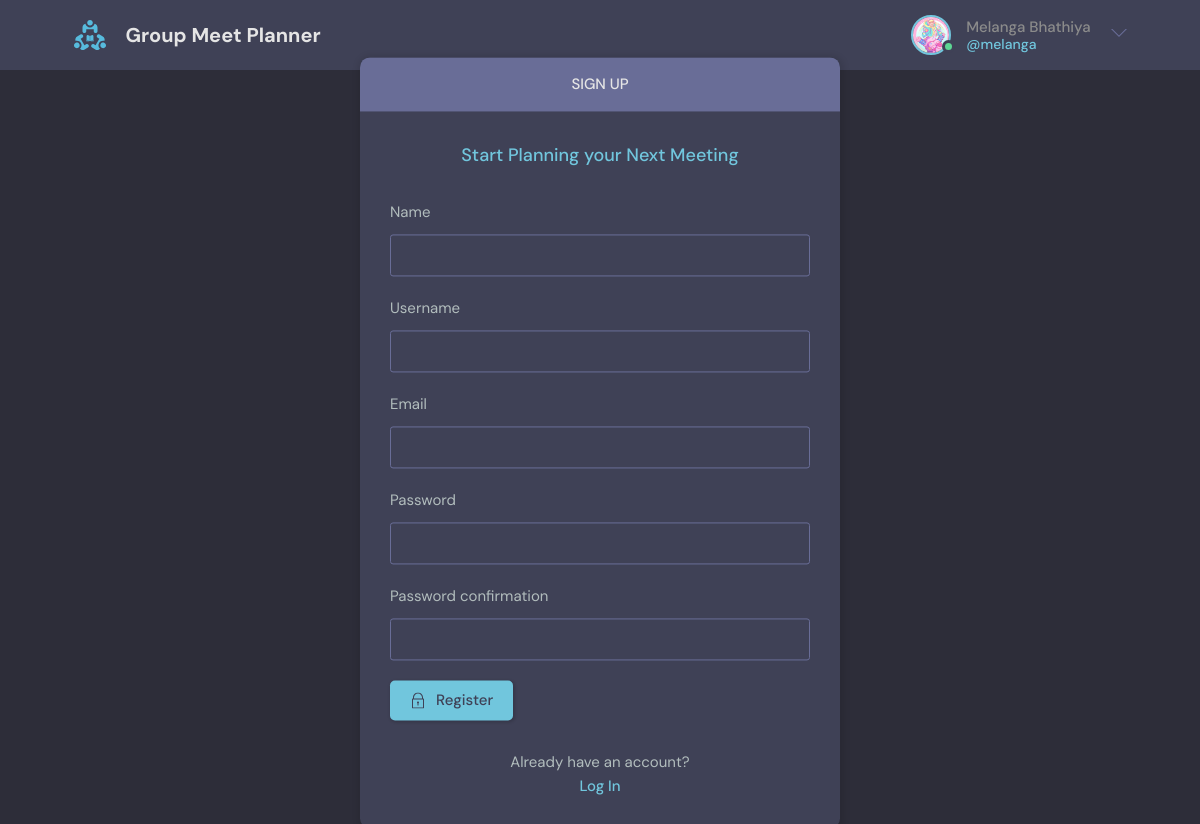
Page /register (signed in) on the committed database.
### base/models.py (models this page shows)
class User(AbstractUser):
    name = models.CharField(max_length=200, null=True)
    email = models.EmailField(null=True, blank=True)
    bio = models.TextField(null=True, blank=True)
    profile_pic = models.ImageField(null=True, default="avatar.svg")
    REQUIRED_FIELDS = []

### base/views.py (the view, shortened to what this page needs)
# urls.py: path('register', views.register_user, name="register-page"),
def register_user(request):
    form = ModifiedUserCreationForm()
    return render(request, 'base/register.html', {'register_form': form})

### base/forms.py
class ModifiedUserCreationForm(UserCreationForm):
    class Meta:
        model = User
        fields = ['name', 'username', 'email', 'password1', 'password2']

### base/templates/base/register.html (shortened to what this page needs)
{% extends 'main.html' %}
{% block content %}
    <main class="auth layout">
        <div class="container">
            <div class="layout__box">
                <div class="layout__boxHeader">
                    <div class="layout__boxTitle">
                        <h3>Sign up</h3>
                    </div>
                </div>
                <div class="layout__body">
                    <h2 class="auth__tagline">Start Planning your Next Meeting</h2>
                    <form class="form" action="" method="POST">
                        {% for field in register_form %}
                            <div class="form__group form__group">
                                <label>{{ field.label }}</label>
                                {{ field }}
                            </div>
                        {% endfor %}
                        <button class="btn btn--main" type="submit">
                            Register
                        </button>
                    </form>
                    <div class="auth__action">
                        <p>Already have an account?</p>
                        <a href="{% url 'login-page' %}" class="btn btn--link">Log In</a>
                    </div>
                </div>
            </div>
        </div>
    </main>
{% endblock %}

### templates/navbar.html (shortened to what this page needs)
{% load static %}
<header class="header header--loggedIn">
  <div class="container">
    <a href="{% url 'home' %}" class="header__logo">
      <img src="{% static 'images/logo.svg'%}" />
      <h1>Group Meet Planner</h1>
    </a>
    <nav class="header__menu">
    {% if request.user.is_authenticated %}
      <div class="header__user">
        <a href="{% url 'home' %}">
          <div class="avatar avatar--medium active">
            <img src="{{ request.user.profile_pic.url }}" />
          </div>
          <p>{{ request.user.name }} <span>@{{ request.user.username }}</span></p>
        </a>
        <button class="dropdown-button">
          <svg version="1.1" xmlns="http://www.w3.org/2000/svg" width="32" height="32" viewBox="0 0 32 32">
            <title>chevron-down</title>
            <path d="M16 21l-13-13h-3l16 16 16-16h-3l-13 13z"></path>
          </svg>
        </button>
      </div>
    {% else %}
      <a href="{% url 'login-page' %}">
        <img src="{% static 'images/avatar.svg' %}" />
        <p>Login</p>
      </a>
    {% endif %}
    </nav>
  </div>
</header>

### static/static/styles/style.css (style rules this page uses)
:root { --color-main: #71c6dd; --color-main-light: #e1f6fb; --color-dark: #3f4156; --color-dark-medium: #51546e; --color-dark-light: #696d97; --color-light: #e5e5e5; --color-gray: #8b8b8b; --color-light-gray: #b2bdbd; --color-bg: #2d2d39; --color-success: #5dd693; --color-error: #fc4b0b; }
* { font-family: "DM Sans", -apple-system, BlinkMacSystemFont, "Segoe UI", Roboto, Oxygen, Ubuntu, Cantarell, "Open Sans", "Helvetica Neue", sans-serif; margin: 0; padding: 0; box-sizing: border-box; text-rendering: optimizeLegibility; font-size: inherit; }
html { font-size: 56.25%; }
@media only screen and (min-width: 1200px) { html { font-size: 62.5%; } }
body { line-height: 1.6; font-weight: 400; font-size: 1.5rem; color: var(--color-light-gray); background-color: var(--color-bg); min-height: 100vh; }
img { width: 100%; }
a { display: inline-block; color: var(--color-main); text-decoration: none; }
.container { max-width: 120rem; width: 90%; margin: auto; }
.btn { background-color: transparent; border: none; display: inline-flex; align-items: center; gap: 1rem; cursor: pointer; transition: all ease-in-out 0.3s; padding: 1rem 2rem; border-radius: 5px; box-shadow: 1px 1px 3px 1px rgba(0, 0, 0, 0.15); font-weight: 500; }
.btn--link { border-radius: 0; padding: 0; color: var(--color-main); box-shadow: none; }
.btn--main { background-color: var(--color-main); color: var(--color-dark); }
.btn > svg { fill: currentColor; width: 1.6rem; height: 1.6rem; }
.avatar { position: relative; display: inline-block; border-radius: 50%; border: 2px solid var(--color-main); }
.avatar img { display: block; border-radius: 50%; object-fit: cover; object-position: center; }
.avatar::after { content: ""; display: block; position: absolute; background-color: var(--color-gray); z-index: 111; border-radius: 50%; border: 0.3rem solid var(--color-dark); }
.avatar.active::after { background-color: var(--color-success); }
.avatar.avatar--medium img { width: 3.6rem; height: 3.6rem; border-radius: 50%; }
.avatar.avatar--medium:after { width: 0.7rem; height: 0.7rem; bottom: 0px; right: -6px; }
.header { padding: 1.5rem; background-color: var(--color-dark); }
.header > .container { display: flex; gap: 9.5rem; }
.header__logo, .header__user { display: flex; gap: 2rem; align-items: center; }
.header__logo > img { height: 3.2rem; width: 3.2rem; }
.header__logo > h1 { font-weight: 700; font-size: 2rem; color: var(--color-light); }
.header__menu { margin-left: auto; position: relative; }
.header__menu a { display: flex; gap: 1.5rem; align-items: center; font-weight: 500; text-decoration: none; color: var(--color-gray); }
.header__menu img { height: 3.6rem; }
.header__menu p { line-height: 1.2; }
.header__menu span { color: var(--color-main); font-weight: 500; font-size: 1.4rem; display: block; }
.header__menu svg { width: 1.6rem; height: 1.6rem; fill: var(--color-dark-light); }
.dropdown-button { background: transparent; border: 0; outline: 0; cursor: pointer; }
.layout { margin-top: 2.4rem; }
.layout > .container { display: flex; justify-content: space-between; align-items: flex-start; }
.layout__box { width: 90%; max-width: 48rem; min-height: 40rem; position: absolute; top: 50%; left: 50%; transform: translate(-50%, -46%); background-color: var(--color-dark); border-radius: 1rem; box-shadow: 1px 1px 6px 3px rgba(0, 0, 0, 0.1); overflow: hidden; }
.layout__boxHeader { display: flex; padding: 1.5rem; background-color: var(--color-dark-light); }
.layout__boxTitle { display: flex; gap: 1.5rem; align-items: center; }
.layout__boxTitle h3 { text-transform: uppercase; font-weight: 500; color: var(--color-light); }
.layout__body { margin: 3rem; }
.form__group { margin-bottom: 2rem; width: 100%; }
.form__group label { display: block; font-size: 1.5rem; margin-bottom: 1rem; }
.form__group input, .form__group textarea, .form__group select { background: transparent; border: 1px solid var(--color-dark-light); padding: 1rem; border-radius: 3px; width: 100%; color: var(--color-light); font-weight: 500; outline: none; }
.auth__tagline { text-align: center; margin-bottom: 3rem; color: var(--color-main); font-weight: 500; font-size: 1.8rem; }
.auth .layout__boxHeader { text-align: center; justify-content: center; }
.auth__action { margin-top: 3rem; text-align: center; }

### rows in the picture
User: user.profile_pic (picture), user.name "Melanga Bhathiya", user.username "melanga"

### other values in the picture
{{ field.label }} "Name" "Username" "Email" "Password" "Password confirmation"
